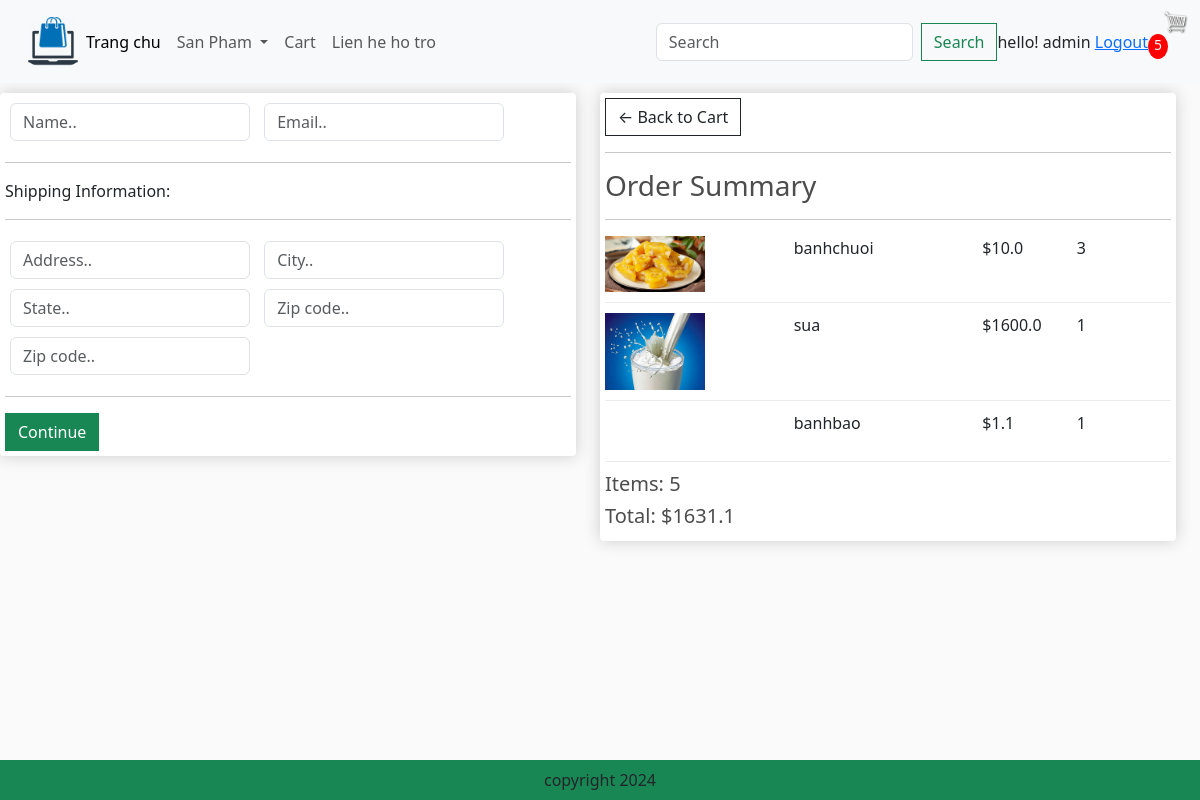
Screenshot of /checkout/ (signed in) with the database file from the repository.
### app/models.py (models this page shows, shortened)
class OrderItem(models.Model):
    product = models.ForeignKey(Product, on_delete=models.SET_NULL, blank=True, null=True)
    order = models.ForeignKey(Order, on_delete=models.SET_NULL, blank=True, null=True)
    quantity = models.IntegerField(default=0, null=True, blank=True)
    date_added = models.DateTimeField(auto_now_add=True)
    @property
    def get_total(self):
        total = self.product.gia * self.quantity
        return total

class Product(models.Model):
    category = models.ManyToManyField(Category, related_name = 'product')
    name = models.CharField(max_length=200, null=True)
    gia = models.FloatField()
    digital = models.BooleanField(default=False)
    image = models.ImageField(null=True, blank=True)
    detail = models.TextField(null=True,blank=True)
    @property
    def ImageURL(self):
        try:
            url = self.image.url
        except:
            url = ''
        return url

class Order(models.Model):
    customer = models.ForeignKey(User, on_delete=models.SET_NULL, blank=True, null=True)
    date_order = models.DateField(auto_now_add=True)
    complete = models.BooleanField(default=False)
    transaction_id = models.CharField(max_length=200, null=True)
    @property
    def get_cart_items(self):
        orderitems = self.orderitem_set.all()
        total = sum([item.quantity for item in orderitems])
        return total
    @property
    def get_cart_total(self):
        orderitems = self.orderitem_set.all()
        total = sum([item.get_total for item in orderitems])
        return total

### app/views.py (the view)
# urls.py: path('checkout/', views.checkout, name="checkout"),
def checkout(request):
    if request.user.is_authenticated:
        customer = request.user
        order, created = Order.objects.get_or_create(customer=customer, complete=False)
        items = OrderItem.objects.filter(order=order)
        cartItems = order.get_cart_items
    else:
        items = []
        order = {'get_cart_items': 0, 'get_cart_total':0}
        cartItems = order['get_cart_items']
    context = {'items': items, 'order': order,'cartItems': cartItems}
    return render(request, 'app/checkout.html', context)

### app/templates/app/checkout.html (shortened to what this page needs)
{% extends 'app/base.html' %}
{% load static %}
{% block checkout_content %}
     <div class="row" style = 'width: 100%'>
		<div class="col-lg-6">
			<div class="box-element" id="form-wrapper">
				<form id="form">
					<div id="user-info">
						<div class="form-field">
							<input required class="form-control" type="text" name="name" placeholder="Name..">
						</div>
						<div class="form-field">
							<input required class="form-control" type="email" name="email" placeholder="Email..">
						</div>
					</div>
					<div id="shipping-info">
						<hr>
						<p>Shipping Information:</p>
						<hr>
						<div class="form-field">
							<input class="form-control" type="text" name="address" placeholder="Address..">
						</div>
						<div class="form-field">
							<input class="form-control" type="text" name="city" placeholder="City..">
						</div>
						<div class="form-field">
							<input class="form-control" type="text" name="state" placeholder="State..">
						</div>
						<div class="form-field">
							<input class="form-control" type="text" name="zipcode" placeholder="Zip code..">
						</div>
						<div class="form-field">
							<input class="form-control" type="text" name="country" placeholder="Zip code..">
						</div>
					</div>
					<hr>
					<input id="form-button" class="btn btn-success btn-block" type="submit" value="Continue">
				</form>
			</div>
			<br>
		</div>
		<div class="col-lg-6">
			<div class="box-element">
				<a  class="btn btn-outline-dark" href="{% url 'cart' %}">&#x2190; Back to Cart</a>
				<hr>
				<h3>Order Summary</h3>
				<hr>
				{% for item in items %}
				<div class="cart-row">
					<div style="flex:2"><img class="row-image" src="{{item.product.ImageURL}}"></div>
					<div style="flex:2"><p>{{item.product.name}}</p></div>
					<div style="flex:1"><p>${{item.product.gia}}</p></div>
					<div style="flex:1"><p>{{item.quantity}}</p></div>
				</div>
				{% endfor %}
				<h5>Items:   {{order.get_cart_items}}</h5>
				<h5>Total:  ${{order.get_cart_total}}</h5>
			</div>
		</div>
	</div>
{% endblock checkout_content %}

### app/templates/app/base.html (shortened to what this page needs)
{% load  static %}
<!DOCTYPE html>
<html>
    <head>
        <link href="https://cdn.jsdelivr.net/npm/bootstrap@5.3.3/dist/css/bootstrap.min.css" rel="stylesheet">
        <link href="{% static 'app/css/main.css'%}" rel = "stylesheet" />
        <link rel="stylesheet" href="">
    </head>
    <body>
         <nav class="navbar navbar-expand-lg bg-body-tertiary">
            <div class="container-fluid">
                <img src = "{% static 'app/images/logo.png' %}" width = "50" height = "50" />
              <div class="collapse navbar-collapse" id="navbarSupportedContent">
                <ul class="navbar-nav me-auto mb-2 mb-lg-0">
                  <li class="nav-item">
                    <a class="nav-link active" aria-current="page" href="{% url 'home' %}">Trang chu</a>
                  <li class="nav-item dropdown">
                    <a class="nav-link dropdown-toggle" href="#" role="button" data-bs-toggle="dropdown" aria-expanded="false">
                      San Pham
                    </a>
                  </li>
                </li>
                <li class="nav-item">
                  <a class="nav-link" href="{% url 'cart' %}">Cart</a>
                </li>
                  <li class="nav-item">
                    <a class="nav-link " aria-disabled="true">  Lien he ho tro</a>
                  </li>
                </ul>
                <form class="d-flex" role="search" method = POST action = "{% url "search" %}">
                  <input class="form-control me-2" type="search" placeholder="Search" aria-label="Search" name = "searched">
                  <button class="btn btn-outline-success" type="submit">Search</button>
                </form>
              </div>
              <ul class="navbar-nav me-auto mb-2 mb-lg-0">
                <div class = 'form-inline my-2 my-lg-0'>
                  <span>hello! {{request.user}}</span>
                <span> <a href = "{% url 'logout' %}" > Logout </a></span>
                </div>
              </ul>
              <div class = 'form-inline my-2 my-lg-0'>
                <a href = "{% url 'cart' %}"><img id = "cart-icon" src = "{% static "images/cart.png" %}"></a>
                <p id = 'cart-total'> {{cartItems}} </p>
              </div>
            </div>
          </nav>
          {% block checkout_content %} {% endblock checkout_content%}
        <footer class="container-fluid bg-success text-center fixed-bottom p-2 mt-5">
          copyright 2024
      </footer>
    </body>
</html>

### app/static/app/css/main.css (style rules this page uses)
body { background-color: hsl(0, 0%, 98%); }
h1, h2, h3, h4, h5, h6 { color: hsl(0, 0%, 30%); }
.box-element { box-shadow: hsl(0, 0%, 80%) 0 0 16px; background-color: #fff; border-radius: 4px; padding: 5px; }
#cart-icon { width: 25px; display: inline-block; margin-left: 15px; }
#cart-total { display: block; text-align: center; color: #fff; background-color: red; width: 20px; height: 25px; border-radius: 50%; font-size: 14px; }
.col-lg-3, .col-lg-4, .col-lg-6, .col-lg-8, .col-lg-12 { margin-top: 10px; }
.btn { border-radius: 0; }
.row-image { width: 100px; }
.form-field { width: 250px; display: inline-block; padding: 5px; }
.cart-row { display: flex; align-items: flex-stretch; padding-bottom: 10px; margin-bottom: 10px; border-bottom: 1px solid #ececec; }

### rows the page displays
OrderItem: product.ImageURL (picture), product.name "banhchuoi", product.gia "10.0", quantity "3"
OrderItem: product.ImageURL (picture), product.name "sua", product.gia "1600.0", quantity "1"
OrderItem: product.name "banhbao", product.gia "1.1", quantity "1"
Order: get_cart_items "5", get_cart_total "1631.1"

### other values shown
{{ request.user }} "admin"
{{ cartItems }} "5"
